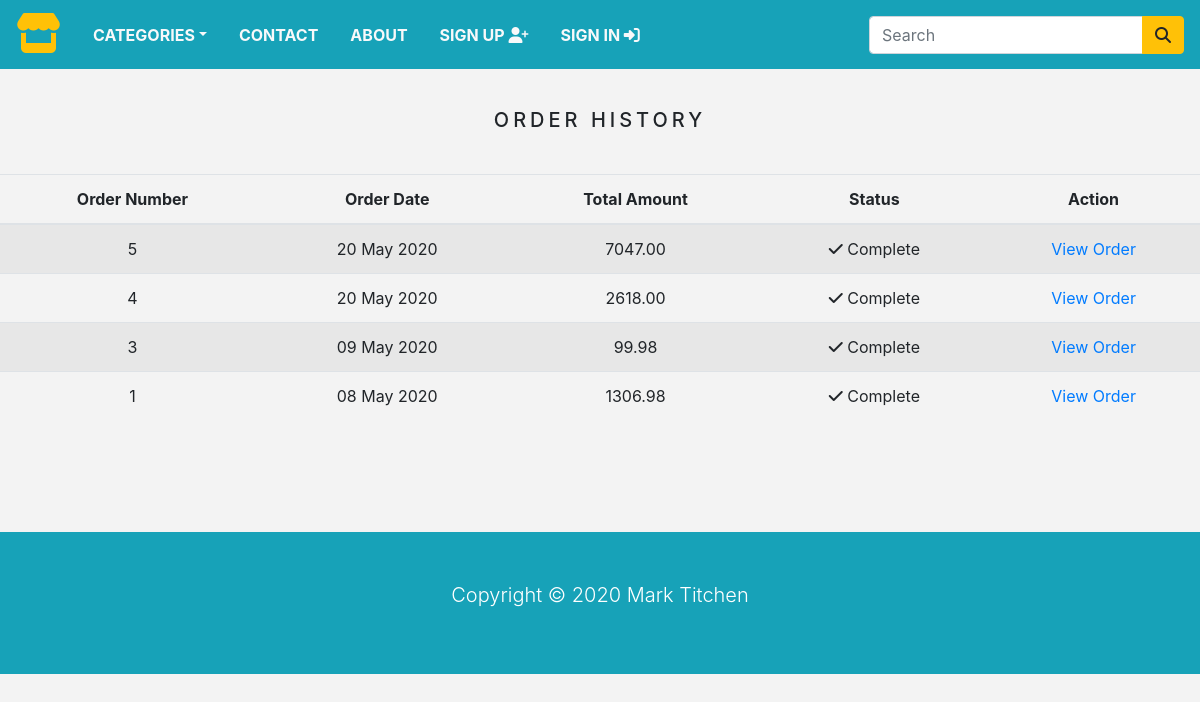
Screenshot of /order_history/ (signed in) with the database file from the repository.
### store/models.py (models this page shows, shortened)
class Order(models.Model):
    token = models.CharField(max_length=250, blank=True)
    total = models.DecimalField(max_digits=10, decimal_places=2, verbose_name='GBP Order Total')
    emailAddress = models.CharField(max_length=250, blank=True, verbose_name='Email Address')
    created = models.DateTimeField(auto_now_add=True)
    billingName = models.CharField(max_length=250, blank=True)
    billingAddress1 = models.CharField(max_length=250, blank=True)
    billingCity = models.CharField(max_length=250, blank=True)
    billingPostcode = models.CharField(max_length=250, blank=True)
    billingCountry = models.CharField(max_length=250, blank=True)
    shippingName = models.CharField(max_length=250, blank=True)
    shippingAddress1 = models.CharField(max_length=250, blank=True)
    shippingCity = models.CharField(max_length=250, blank=True)
    shippingPostcode = models.CharField(max_length=250, blank=True)
    shippingCountry = models.CharField(max_length=250, blank=True)
    class Meta:
        db_table = 'Order'
        ordering = ['-created']

### store/views.py (the view)
# urls.py: path('order_history/', views.orderHistory, name='order_history'),
@login_required(redirect_field_name='next', login_url='signin')
def orderHistory(request):
    if request.user.is_authenticated:
        email = str(request.user.email)
        order_details = Order.objects.filter(emailAddress=email)
    return render(request, 'list-orders.html', {'order_details': order_details})

### store/context_processors.py (called while the page is built)
def counter(request):
    item_count = 0
    if 'admin' in request.path:
        return {}
    else:
        try:
            cart = Cart.objects.filter(cart_id=_cart_id(request))
            cart_items = CartItem.objects.all().filter(cart=cart[:1])
            for cart_item in cart_items:
                item_count += cart_item.quantity
        except Cart.DoesNotExist:
            item_count = 0
    return dict(item_count = item_count)

def menu_links(request):
    links = Category.objects.all()
    return dict(links=links)

### store/models.py (called while the page is built)
    def get_url(self):
        return reverse('products_by_category', args=[self.slug])

### store/views.py (called while the page is built)
def _cart_id(request):
    cart = request.session.session_key
    if not cart:
        cart = request.session.create()
    return cart

### store/templates/list-orders.html (shortened to what this page needs)
{% extends 'base.html' %}
{% load static %}
    {% load crispy_forms_tags %}
{% block content %}
    <div class="text-center">
        <br>
        <h1 class="text-center product_title">
            Order History
        </h1>
        <br>
        {% if order_details %}
            <table class="table table-striped">
                <thead>
                    <tr>
                        <th>Order Number</th>
                        <th>Order Date</th>
                        <th>Total Amount</th>
                        <th>Status</th>
                        <th>Action</th>
                    </tr>
                </thead>
                <tbody>
                    {% for order in order_details %}
                         <tr>
                            <td>{{ order.id }}</td>
                            <td>{{ order.created|date:"d M Y" }}</td>
                            <td>{{ order.total }}</td>
                            <td><i class="fas fa-check"></i>&nbsp;Complete</td>
                            <td><a href="{% url 'order_detail' order.id %}">View Order</a></td>
                        </tr>
                    {% endfor %}
                </tbody>
            </table>
        {% endif %}
    </div>
    <br>
    <br>
{% endblock %}

### ecommerce_project/static/css/base.css (style rules this page uses)
body { background: #f3f3f3; }
.product_title { font-size: 20px; text-transform: uppercase; letter-spacing: .2em; padding-top: 15px; padding-bottom: 10px; }

### rows the page displays
Order: id "5", created "20 May 2020", total "7047.00"
Order: id "4", created "20 May 2020", total "2618.00"
Order: id "3", created "09 May 2020", total "99.98"
Order: id "1", created "08 May 2020", total "1306.98"
